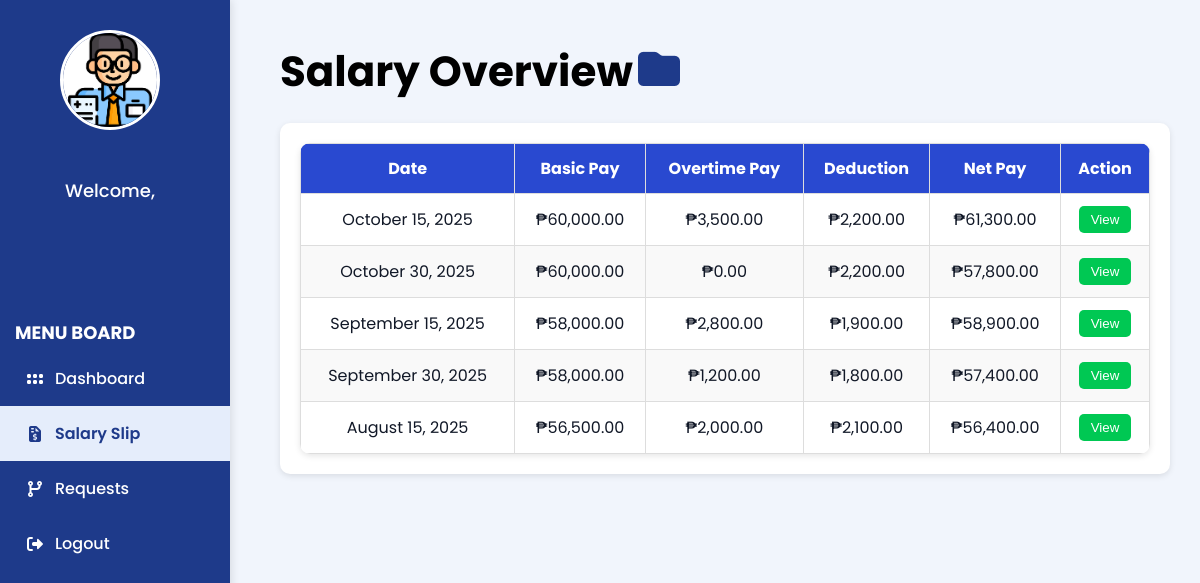
The page /Employee_SalarySlip.php on the database as committed earlier.
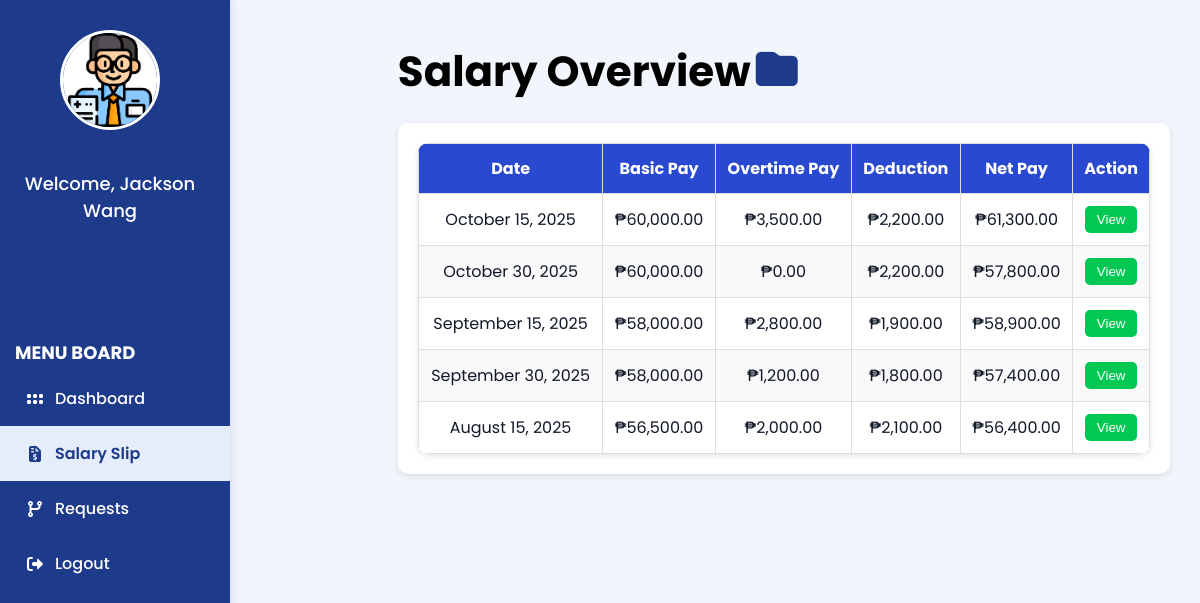
The same page on the database as committed later.
### tables this page shows
CREATE TABLE `user` (
  `user_id` varchar(100) NOT NULL,
  `applicant_employee_id` varchar(100) DEFAULT NULL,
  `email` varchar(100) NOT NULL,
  `password` varchar(255) NOT NULL,
  `role` varchar(50) NOT NULL,
  `fullname` varchar(150) NOT NULL,
  `status` varchar(20) NOT NULL,
  `created_at` datetime NOT NULL,
  `profile_pic` varchar(255) DEFAULT NULL,
  `reset_token` varchar(255) NOT NULL,
  `token_expiry` varchar(255) NOT NULL,
  `sub_role` varchar(50) DEFAULT NULL
);

### Employee_SalarySlip.php (the view, shortened to what this page needs)
<?php
require 'admin/db.connect.php';
$employeenameQuery = $conn->query("
    SELECT fullname
    FROM user
    WHERE role = 'Employee' AND (sub_role IS NULL OR sub_role != 'HR Manager')
");
if ($employeenameQuery && $row = $employeenameQuery->fetch_assoc()) {
    $employeename = $row['fullname'];
}
?>
<!DOCTYPE html>
<html lang="en">
<head>
  <link rel="stylesheet" href="manager-sidebar.css">
  <link rel="stylesheet" href="https://cdnjs.cloudflare.com/ajax/libs/font-awesome/7.0.1/css/all.min.css">
</head>
<body>
   <div class="sidebar">
    <div class="sidebar-logo">
        <a href="Employee_Profile.php">
            <img src="Images/profile.png" alt="Hospital Logo">
        </a>
        <div class="sidebar-name">
            <p><?php echo "Welcome, $employeename"; ?></p>
        </div>
    </div>
    <ul class="nav">
        <h4 class="menu-board-title">Menu Board</h4>
        <li ><a href="Employee_Dashboard.php"><i class="fa-solid fa-grip"></i> Dashboard</a></li>
        <li class="active"><a href="Employee_SalarySlip.php"><i class="fa-solid fa-file-invoice-dollar"></i> Salary Slip</a></li>
        <li><a href="Employee_Requests.php"><i class="fa-solid fa-code-branch"></i> Requests</a></li>
        <li><a href="Login.php"><i class="fa-solid fa-right-from-bracket"></i> Logout</a></li>
    </ul>
</div>
<main class="main-content">
  <div class="overview-page" id="overviewPage">
     <div class="table-title">
       <h2 style="color: black;">Salary Overview<i class="fa-solid fa-folder"></i> </h2>
      </div>
    <div class="table-container">
      <table class="salary-overview-table">
        <thead>
          <tr>
            <th>Date</th>
            <th>Basic Pay</th>
            <th>Overtime Pay</th>
            <th>Deduction</th>
            <th>Net Pay</th>
            <th>Action</th>
          </tr>
        </thead>
        <tbody>
          <tr>
            <td>October 15, 2025</td>
            <td>₱60,000.00</td>
            <td>₱3,500.00</td>
            <td>₱2,200.00</td>
            <td>₱61,300.00</td>
            <td><button class="btn-view" onclick="showDetails()">View</button></td>
          </tr>
          <tr>
            <td>October 30, 2025</td>
            <td>₱60,000.00</td>
            <td>₱0.00</td>
            <td>₱2,200.00</td>
            <td>₱57,800.00</td>
            <td><button class="btn-view" onclick="showDetails()">View</button></td>
          </tr>
          <tr>
            <td>September 15, 2025</td>
            <td>₱58,000.00</td>
            <td>₱2,800.00</td>
            <td>₱1,900.00</td>
            <td>₱58,900.00</td>
            <td><button class="btn-view" onclick="showDetails()">View</button></td>
          </tr>
          <tr>
            <td>September 30, 2025</td>
            <td>₱58,000.00</td>
            <td>₱1,200.00</td>
            <td>₱1,800.00</td>
            <td>₱57,400.00</td>
            <td><button class="btn-view" onclick="showDetails()">View</button></td>
          </tr>
          <tr>
            <td>August 15, 2025</td>
            <td>₱56,500.00</td>
            <td>₱2,000.00</td>
            <td>₱2,100.00</td>
            <td>₱56,400.00</td>
            <td><button class="btn-view" onclick="showDetails()">View</button></td>
          </tr>
        </tbody>
      </table>
    </div>
  </div>
  </main>
</body>
</html>

Rows that differ between the two databases and show on the page:
added user: fullname "Jackson Wang"
